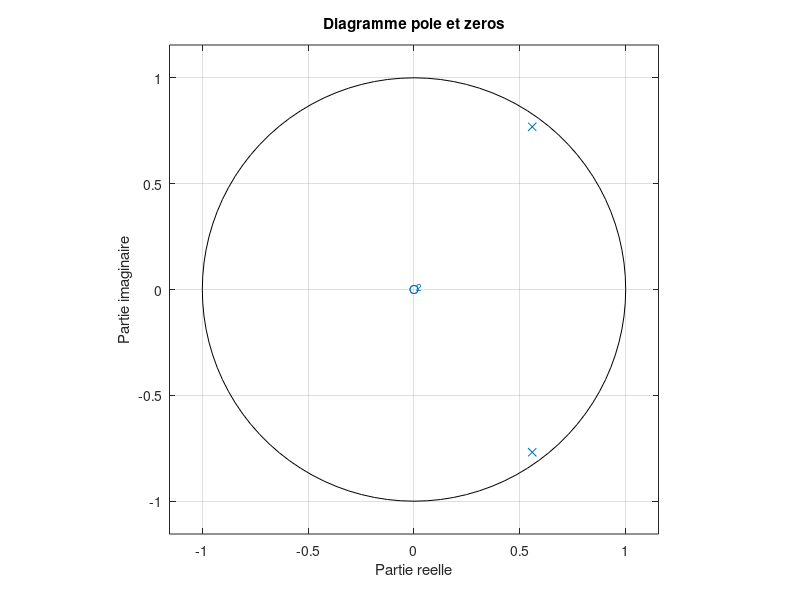
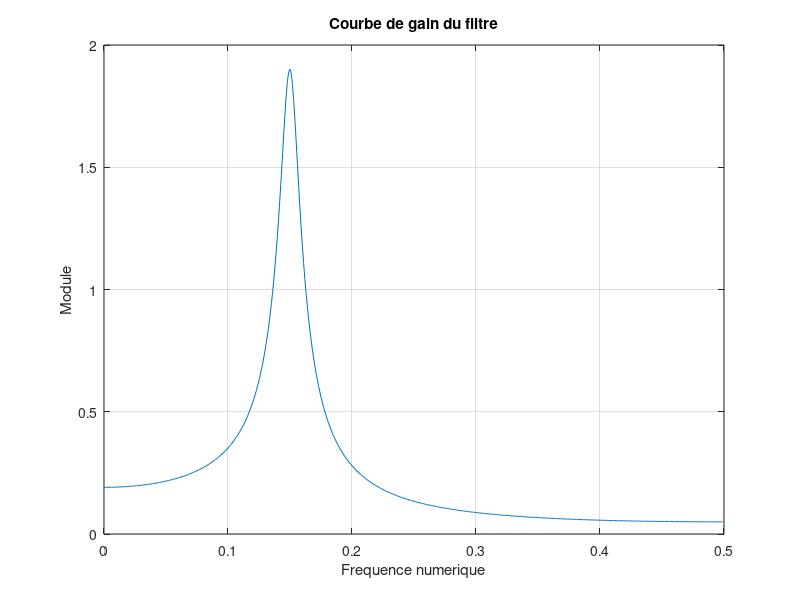
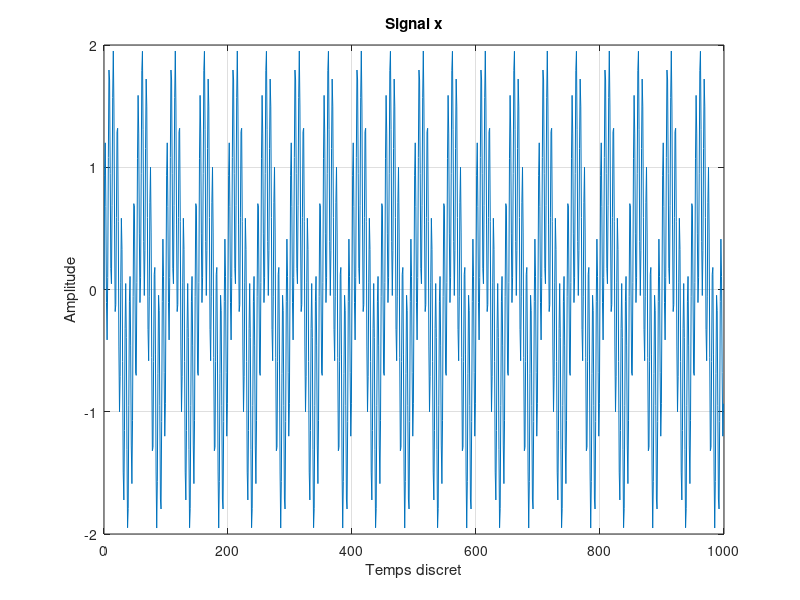
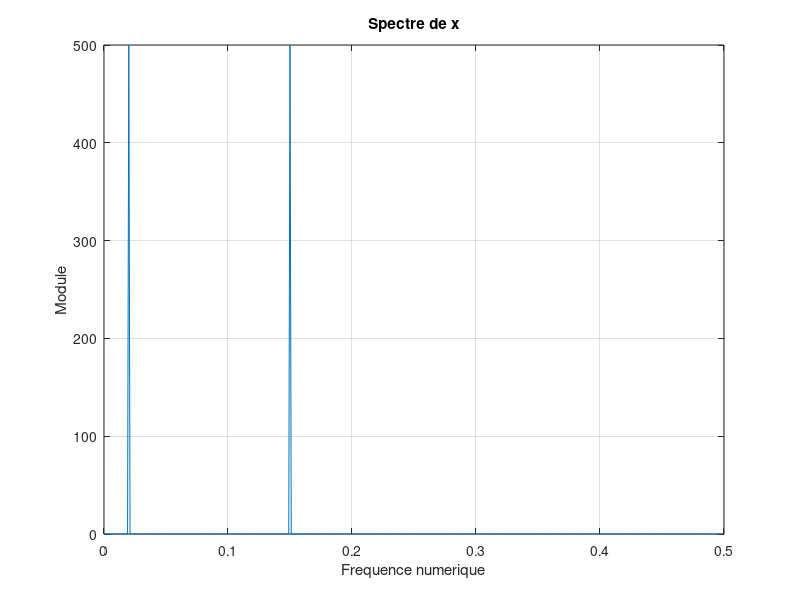

MATLAB code for these plots, in order:
clc; clear; close all

b0 = 0.15;
r = 0.95;
n1 = 0.15;
p = r*exp(2*1j*pi*n1);
pc = conj(p);
k = 500;

%% Generation de la fonction de transfert du filtre et affichages
B = b0;
% a1 = -pc - p;
% a2 = p*pc;
A = poly([p pc]);

figure(1)
zplane(B, A)
title("Diagramme pole et zeros")
xlabel("Partie reelle")
ylabel("Partie imaginaire")

[H, w] = freqz(B, A, k);
tftd_h = abs(H);
f = w/(2*pi);

figure(2)
plot(f, tftd_h)
grid()
title("Courbe de gain du filtre")
xlabel("Frequence numerique")
ylabel("Module")
%resonnance a 0.15 Hz, coupe frequence ailleurs
%% Application du filtre AR
N = 1000;
n2 = 0.02;
t = (0:N-1)';

x = sin(2*pi*n1*t) + sin(2*pi*n2*t);

figure(3)
plot(t, x)
grid()
title("Signal x")
xlabel("Temps discret")
ylabel("Amplitude")

[X, w] = freqz(x, 1, k);
tftd_x = abs(X);

figure(4)
plot(f, tftd_x)
grid()
title("Spectre de x")
xlabel("Frequence numerique")
ylabel("Module")

y = filter(B, A, x);
[Y, w] = freqz(y, 1, k);
tftd_y = abs(Y);

figure(5)
plot(t, x)
hold on
plot(t, y)
grid()
title("Signal de sortie y")
xlabel("temps discret")
legend("Entree x", "Sortie y")
ylabel("Amplitude")
% filtre coupe frequence < 0.15, laisse passer une amplitude basse de la
% frequence sensee etre coupee, car filtre coupe certaine amplitude (pas 0)
figure(6)
plot(f, tftd_y)
grid()
title("Spectre de sortie")
xlabel("Frequence numerique")
ylabel("Module")

x = zeros(100, 1);
x(1) = 1;
n = (0:100-1)';

[X, w] = freqz(x, 1, k);
tftd_x = abs(X);

y = filter(B, A, x);
[Y, w] = freqz(y, 1, k);
tftd_y = abs(Y);

h = filter(x, 1, y);
figure(7)
stem(n, h)
grid()
title("Reponse impulsionnelle du filtre AR")
xlabel("Temps discret")
ylabel("Amplitude")